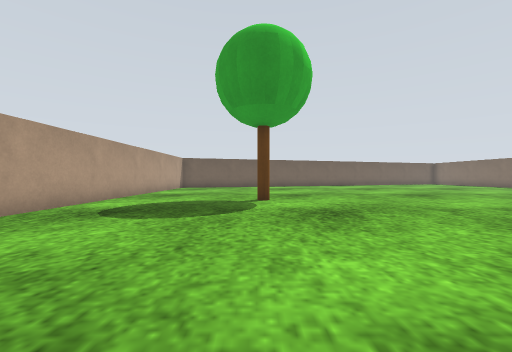
[1] (above)

21 first-person views from a walk through a world built for the Gazebo simulator. The camera is 0.39 m above the floor, looks level and sees 90° across. The floor is counted in squares, 0.5 m on a side. Each view is taken from the middle of a square. On the plan, view 1 faces up. The plan holds only what a view shows up to about 9 squares ahead; the rest is blank. Gazebo's built-in surfaces are drawn with simple patterns.

[2]
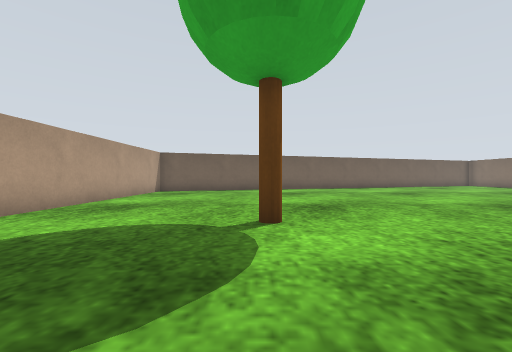

[3]
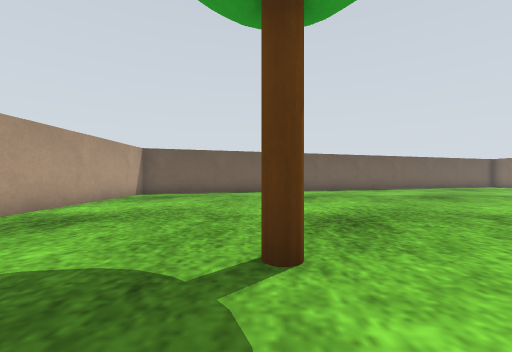

[4]
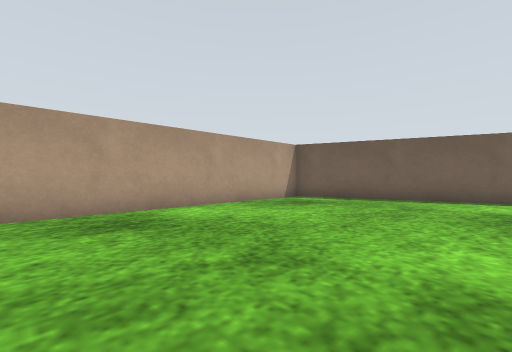

[5]
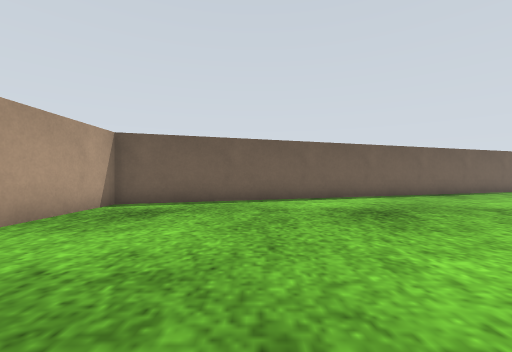

[6]
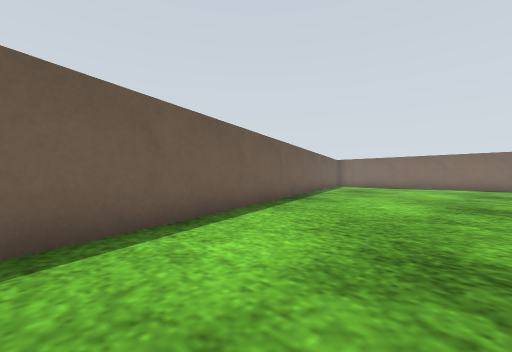

[7]
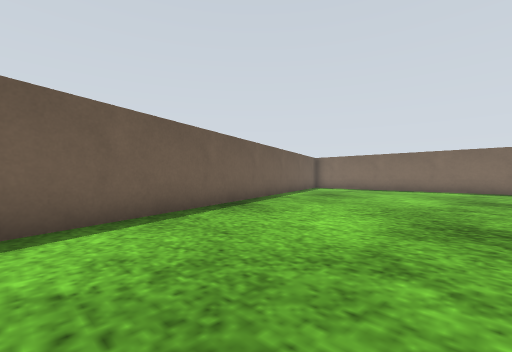

[8]
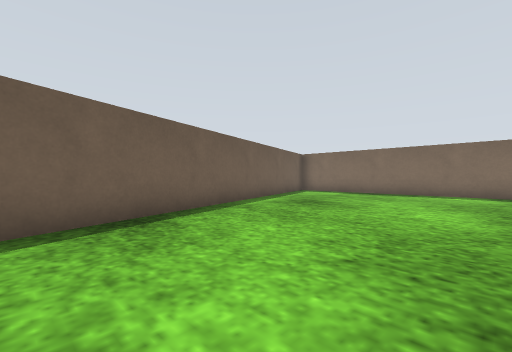

[9]
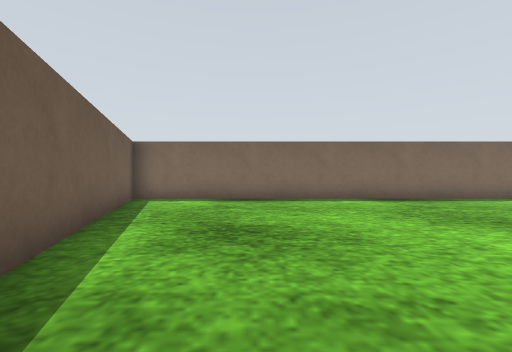

[10]
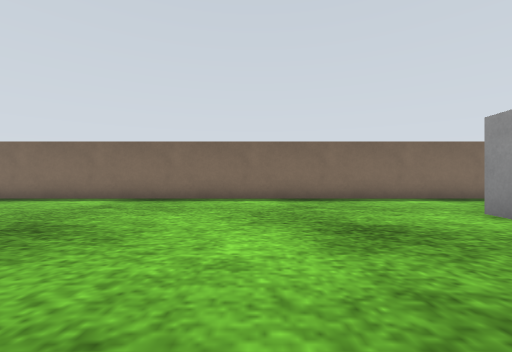

[11]
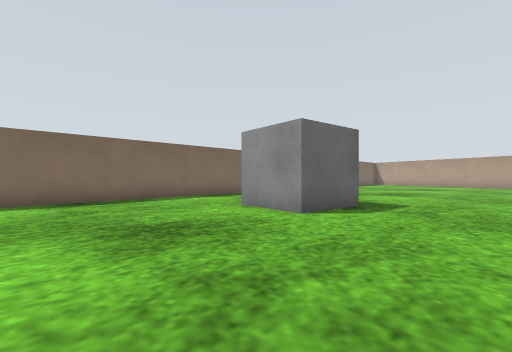

[12]
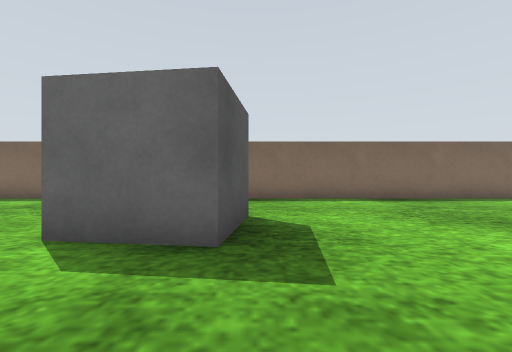

[13]
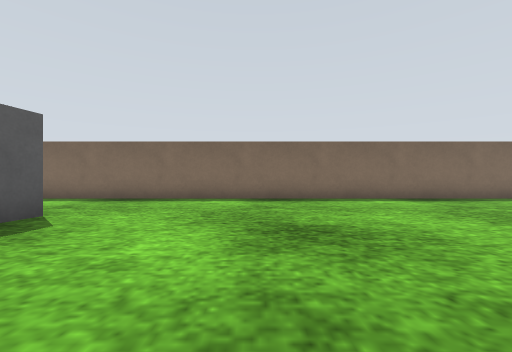

[14]
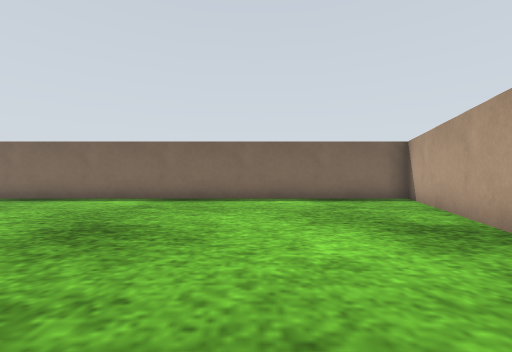

[15]
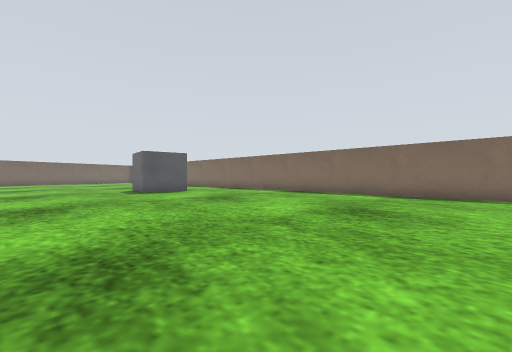

[16]
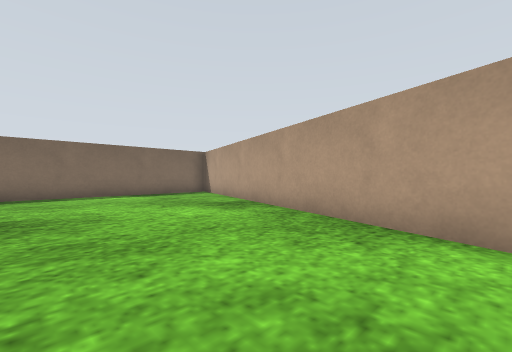

[17]
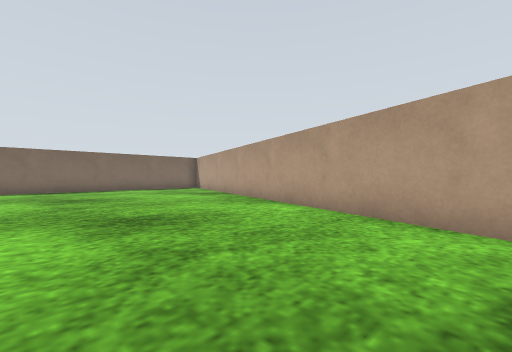

[18]
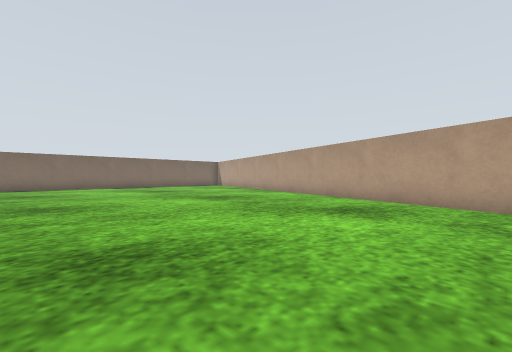

[19]
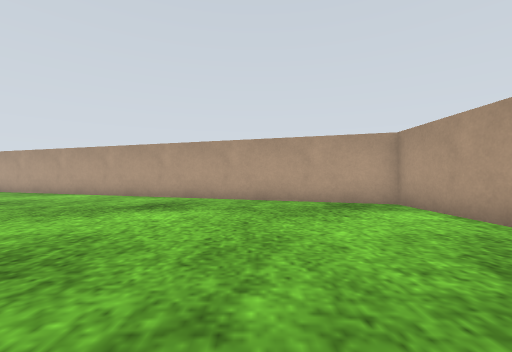

[20]
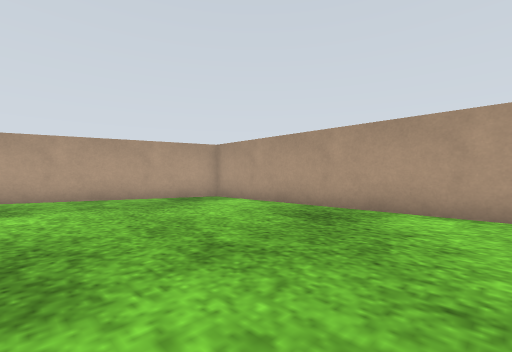

[21]
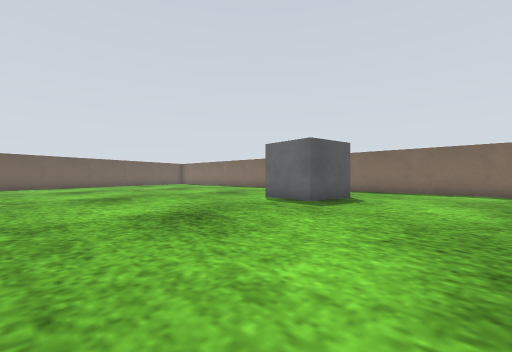

### Floor plan
Points are (right, up) in squares from view 1. A wall is a line through its corners. A room is listed if a view was taken in it or the views show most of it. See-through windows are left out.
Room 1 (views 1, 2, 3, 4, 5, 6, 7, 8, 9, 10, 11, 12, 13, 14, 15, 16, 17, 18, 19, 20, 21)
walls: (-4.9, 3) (-4.9, -5) (16.9, -12.3) (16.9, 24.3) (-4.9, 17) (-4.9, 4.9)
objects: other object (0, 8) to (0, 9); grey box (11, 5) to (13, 8)

Positions as (right, up) in squares from view 1, and headings:
1: (0, 0), facing up
2: (0, 4), facing up
3: (0, 6), facing up
4: (1, 9), facing up-left
5: (-1, 10), facing up
6: (-1, 15), facing up-right
7: (2, 15), facing up-right
8: (5, 16), facing up-right
9: (8, 20), facing right
10: (8, 12), facing right
11: (8, 12), facing down-right
12: (8, 5), facing right
13: (8, 1), facing right
14: (8, -7), facing right
15: (6, -7), facing up-right
16: (6, -5), facing down-right
17: (2, -3), facing down-right
18: (-1, 1), facing down-right
19: (-1, 2), facing down
20: (1, 3), facing down-left
21: (4, 1), facing up-right
